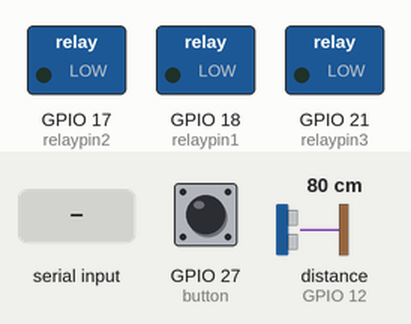
The sketch below on a simulated ESP32. Parts: switched loads named in the sketch (green lamp = pin HIGH). Wiring (inferred from the names in the program): ultrasonic range finder: trigger GPIO 13; echo GPIO 12. Inputs (shaded band) come from the test bench; at power-on: GPIO 27 (button) HIGH, distance to the obstacle (sensor on GPIO 12) 80 cm. The echo pulse lasts 58.3 µs per cm; nothing arrives over Bluetooth unless stated; pins used as bus, display or sensor lines are not drawn; what the sketch prints to the serial monitor is not drawn.

Above: at 1.2 s.
1.3 s: GPIO 27 (button) pulled LOW for 3.2 s
At 2.7 s:
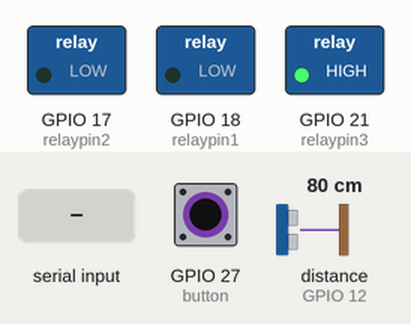
6.8 s: "relay_1" received over the second serial link
At 8.8 s:
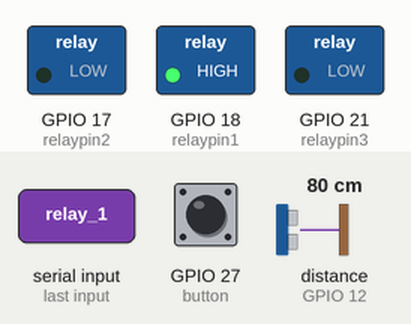
9.8 s: "relay_2" received over the second serial link
At 11.4 s:
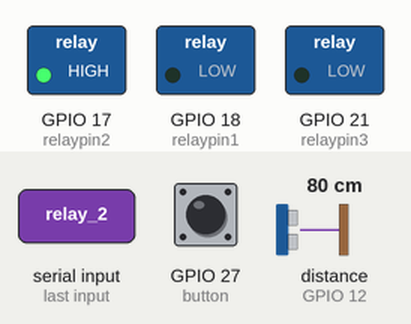
12.8 s: "relay_3" received over the second serial link
At 15.1 s:
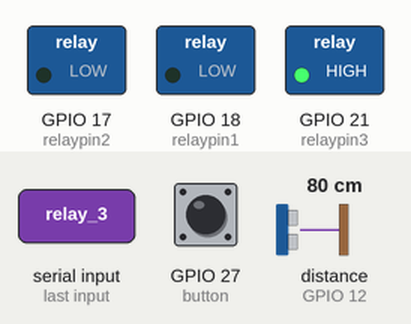
15.8 s: GPIO 27 (button) pulled LOW for 0.15 s
At 18.4 s:
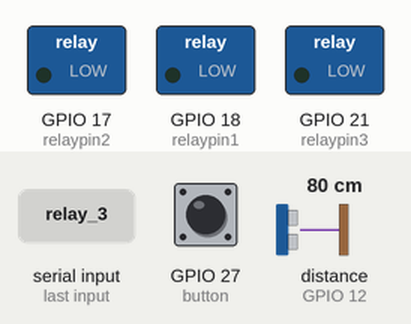
Timing chart, 0 to 19.9 s (numbered marks = the images above; inputs shaded):
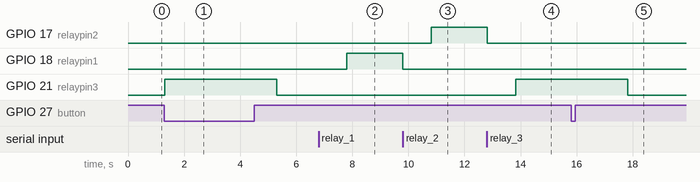

Measured:
- after the input at 1.3 s, GPIO 21 (relaypin3): LOW → HIGH at once, → LOW 4.0 s later
- after the input at 6.8 s, GPIO 18 (relaypin1): LOW → HIGH after 1.0 s
- after the input at 9.8 s, GPIO 17 (relaypin2): LOW → HIGH after 1.0 s
- after the input at 12.8 s, GPIO 21 (relaypin3): LOW → HIGH after 1.0 s
- after the input at 15.8 s, GPIO 21 (relaypin3): HIGH → LOW after 2.0 s instead of 0.02 s

The sketch:

MVP_code.ino
```cpp
//Importing the necessary library for bluetooth:
#include "BluetoothSerial.h"

//Properly enables bluetooth:
#if !defined(CONFIG_BT_ENABLED) || !defined(CONFIG_BLUEDROID_ENABLED)
#error Bluetooth is not enabled! Please run make menuconfig to and enable it
#endif

//Instanciates the BluetoothSerial object:
BluetoothSerial SerialBT;


const int trigpin = 13;
const int echopin = 12;
const int button = 27;
const int relaypin1 = 18; // bottom compartment
const int relaypin2 = 17; // middle compartment
const int relaypin3 = 21; // top compartment
int buttonstate;

long duration;
float distance;

String incomingmessage = "";


void setup(){
  pinMode(trigpin,OUTPUT);
  pinMode(echopin,INPUT);
  pinMode(button,INPUT_PULLUP);
  pinMode(relaypin1, OUTPUT);
  pinMode(relaypin2, OUTPUT);
  pinMode(relaypin3, OUTPUT);
  Serial.begin(115200);                                                       //Making the communication rate correct
  SerialBT.begin("Smartbox"); //Bluetooth device name                         //Naming the device
  Serial.println("The device started, now you can pair it with bluetooth!");  //Message saying

}

void loop(){
  buttonstate = digitalRead(button); //button is active low

      digitalWrite(trigpin,LOW);
      delay(0.005);

      digitalWrite(trigpin,HIGH);
      delay(0.010);
      digitalWrite(trigpin,LOW);

      duration = pulseIn(echopin,HIGH);
      distance = (duration/2)*0.03402778l;
      Serial.println(distance);


  if(SerialBT.available()){
    incomingmessage = SerialBT.readString();

    if(incomingmessage == "relay_1"){
        digitalWrite(relaypin1,HIGH);
        delay(2000); //2 second delay for testing purposes, supposed to be 10 seconds
        digitalWrite(relaypin1,LOW);
      }


    else if(incomingmessage == "relay_2"){
        digitalWrite(relaypin2,HIGH);
        delay(2000); //2 second delay for testing purposes, supposed to be 10 seconds
        digitalWrite(relaypin2,LOW);
      }


    else if(incomingmessage == "relay_3"){
        digitalWrite(relaypin3,HIGH);
        delay(2000); //2 second delay for testing purposes, supposed to be 10 seconds
        digitalWrite(relaypin3,LOW);
    }

  }

  else{
    if(buttonstate == 0){ // this button controls the top compartment lock
      if(distance >= 36){ //if compartment is greater than or equal than default distance, it means the box is empty
        digitalWrite(relaypin3,HIGH); //relay is off
        delay(2000); //2 second delay for testing purposes, supposed to be 10 seconds
        digitalWrite(relaypin3,LOW);//relay is on
      }
    }
  }

}
```
